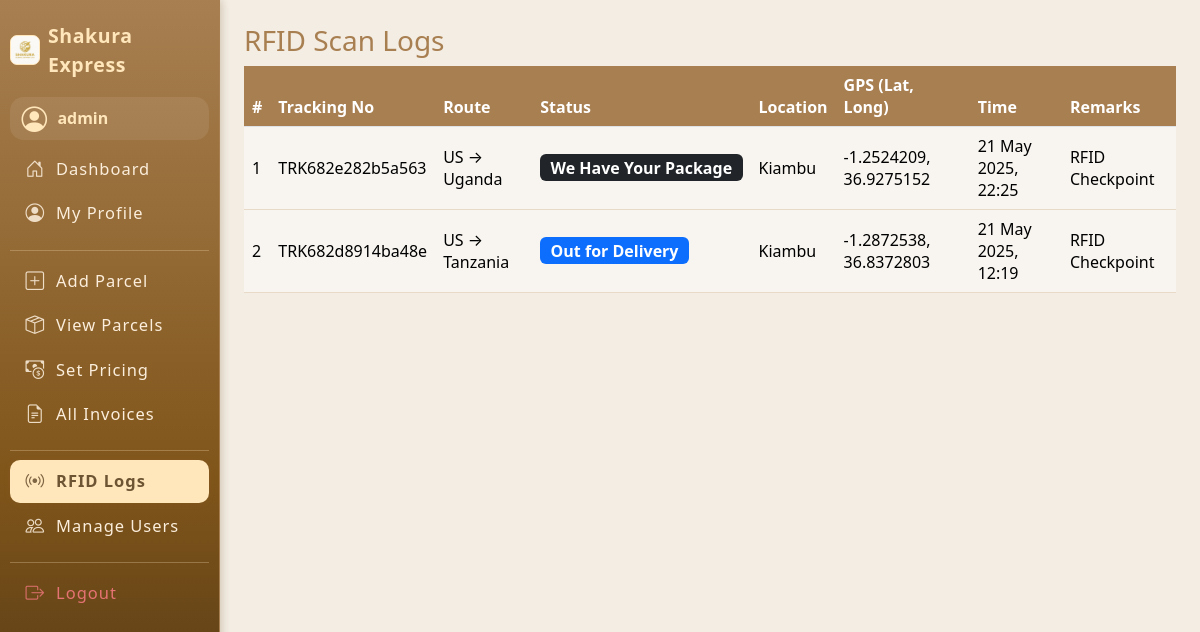
Page /rfid/logs.php (signed in) on the committed database.
### tables this page shows
CREATE TABLE `users` (
  `id` int(11) NOT NULL AUTO_INCREMENT,
  `username` varchar(50) NOT NULL,
  `password` varchar(255) NOT NULL,
  `email` varchar(100) NOT NULL,
  `role` enum('admin','staff','customer') NOT NULL,
  `full_name` varchar(100) NOT NULL,
  `phone` varchar(20) DEFAULT NULL,
  `created_at` datetime DEFAULT current_timestamp(),
  `address_line1` varchar(255) DEFAULT NULL,
  `address_line2` varchar(255) DEFAULT NULL,
  `city` varchar(100) DEFAULT NULL,
  `country` varchar(100) DEFAULT NULL,
  `zip_code` varchar(20) DEFAULT NULL,
  PRIMARY KEY (`id`),
  UNIQUE KEY `username` (`username`)
);

CREATE TABLE `parcel_logs` (
  `id` int(11) NOT NULL AUTO_INCREMENT,
  `parcel_id` int(11) DEFAULT NULL,
  `status` varchar(100) DEFAULT NULL,
  `location` varchar(100) DEFAULT NULL,
  `remarks` text DEFAULT NULL,
  `gps_lat` double DEFAULT NULL,
  `gps_long` double DEFAULT NULL,
  `log_type` enum('manual','rfid','gps') DEFAULT 'manual',
  `log_time` datetime DEFAULT current_timestamp(),
  PRIMARY KEY (`id`),
  KEY `parcel_id` (`parcel_id`),
  CONSTRAINT `parcel_logs_ibfk_1` FOREIGN KEY (`parcel_id`) REFERENCES `parcels` (`id`)
);

CREATE TABLE `parcels` (
  `id` int(11) NOT NULL AUTO_INCREMENT,
  `tracking_number` varchar(30) NOT NULL,
  `sender_id` int(11) DEFAULT NULL,
  `receiver_name` varchar(100) DEFAULT NULL,
  `receiver_phone` varchar(20) DEFAULT NULL,
  `dispatch_origin` enum('US','UK','China','Dubai','Netherlands') NOT NULL,
  `delivery_country` enum('Kenya','Uganda','Tanzania') NOT NULL,
  `actual_weight` float NOT NULL,
  `length_cm` float NOT NULL,
  `width_cm` float NOT NULL,
  `height_cm` float NOT NULL,
  `volumetric_weight` float NOT NULL,
  `chargeable_weight` float NOT NULL,
  `fragile` enum('Yes','No') DEFAULT 'No',
  `price_per_kg` float NOT NULL,
  `price` decimal(10,2) NOT NULL,
  `assigned_staff` int(11) DEFAULT NULL,
  `status` enum('Label Created','We Have Your Package','On the Way','Out for Delivery','Delivered') NOT NULL DEFAULT 'Label Created',
  `created_at` datetime DEFAULT current_timestamp(),
  `delivered_at` datetime DEFAULT NULL,
  PRIMARY KEY (`id`),
  UNIQUE KEY `tracking_number` (`tracking_number`),
  KEY `sender_id` (`sender_id`),
  KEY `assigned_staff` (`assigned_staff`),
  CONSTRAINT `parcels_ibfk_1` FOREIGN KEY (`sender_id`) REFERENCES `users` (`id`) ON DELETE SET NULL,
  CONSTRAINT `parcels_ibfk_2` FOREIGN KEY (`assigned_staff`) REFERENCES `users` (`id`) ON DELETE SET NULL
);

### rfid/logs.php (the view, shortened to what this page needs)
<?php
include '../includes/db.php';
include '../includes/sidebar.php';
$logs = $conn->query("
    SELECT pl.*,
        p.tracking_number,
        p.dispatch_origin,
        p.delivery_country
    FROM parcel_logs pl
    JOIN parcels p ON pl.parcel_id = p.id
    WHERE pl.log_type = 'rfid'
    ORDER BY pl.log_time DESC LIMIT 50
");
?>
<!DOCTYPE html>
<html lang="en">
<head>
    <link rel="stylesheet" href="/assets/css/style.css">
    <link rel="stylesheet" href="https://cdn.jsdelivr.net/npm/bootstrap@5.3.3/dist/css/bootstrap.min.css">
</head>
<body>
<div class="d-flex">
    <?php include '../includes/sidebar.php'; ?>
    <div class="container-fluid p-4">
        <h3 style="color:#a87f51;">RFID Scan Logs</h3>
        <div class="table-responsive">
        <table class="table table-brown table-hover align-middle">
            <thead>
                <tr>
                    <th>#</th>
                    <th>Tracking No</th>
                    <th>Route</th>
                    <th>Status</th>
                    <th>Location</th>
                    <th>GPS (Lat, Long)</th>
                    <th>Time</th>
                    <th>Remarks</th>
                </tr>
            </thead>
            <tbody>
                <?php $rownum=1; while($l = $logs->fetch_assoc()):
                    $gps_lat = ''; $gps_long = '';
                    if (preg_match('/GPS:\s*([\-0-9.]+),\s*([\-0-9.]+)/', $l['remarks'], $matches)) {
                        $gps_lat = $matches[1];
                        $gps_long = $matches[2];
                    }
                ?>
                <tr>
                    <td><?= $rownum++ ?></td>
                    <td><?= htmlspecialchars($l['tracking_number']) ?></td>
                    <td><?= htmlspecialchars($l['dispatch_origin']) ?> → <?= htmlspecialchars($l['delivery_country']) ?></td>
                    <td>
                        <?php
                            $badge = 'secondary';
                            $status = $l['status'];
                            if ($status == 'Delivered') $badge = 'success';
                            elseif ($status == 'Label Created') $badge = 'warning';
                            elseif ($status == 'On the Way') $badge = 'info';
                            elseif ($status == 'Out for Delivery') $badge = 'primary';
                            elseif ($status == 'We Have Your Package') $badge = 'dark';
                        ?>
                        <span class="badge bg-<?= $badge ?> badge-status"><?= htmlspecialchars($status) ?></span>
                    </td>
                    <td><?= htmlspecialchars($l['location']) ?></td>
                    <td>
                        <?php if($gps_lat && $gps_long): ?>
                            <?= htmlspecialchars($gps_lat) ?>, <?= htmlspecialchars($gps_long) ?>
                        <?php else: ?>
                            <span class="text-muted">-</span>
                        <?php endif; ?>
                    </td>
                    <td><?= date('d M Y, H:i', strtotime($l['log_time'])) ?></td>
                    <td>
                        <?php
                        $remark = preg_replace('/\(GPS:[^)]+\)/', '', $l['remarks']);
                        echo htmlspecialchars(trim($remark));
                        ?>
                    </td>
                </tr>
                <?php endwhile; ?>
            </tbody>
        </table>
        </div>
    </div>
</div>
</body>
</html>

### includes/sidebar.php (shortened to what this page needs)
<?php
$role = $_SESSION['role'];
$user_id = $_SESSION['user_id'] ?? null;
require_once '../includes/db.php';
$user_name = '';
if ($user_id) {
    $user_res = $conn->query("SELECT username FROM users WHERE id=$user_id");
    if ($user_res && $user_res->num_rows) {
        $u = $user_res->fetch_assoc();
        $user_name = htmlspecialchars($u['username']);
    }
}
?>
<head>
    <link rel="stylesheet" href="https://cdn.jsdelivr.net/npm/bootstrap-icons@1.11.3/font/bootstrap-icons.min.css">
    <link rel="stylesheet" href="../assets/css/style.css">
</head>
<nav class="sidebar">
    <div class="sidebar-brand">
        <img src="../assets/images/logo.jpeg" width="30" alt="Logo" style="border-radius:7px; background:#fff6eb; border:1.3px solid #ffe6bb;">
        <span>Shakura Express</span>
    </div>
    <div class="user-mini-profile mb-2">
        <i class="bi bi-person-circle"></i>
        <div class="user-details">
            <span><?= $user_name ?: ucfirst($role) ?></span>
        </div>
    </div>
    <ul class="nav flex-column">
        <?php if($role=='admin'): ?>
            <li><a href="../dashboards/admin_dashboard.php" class="nav-link<?=strpos($_SERVER['PHP_SELF'],'admin_dashboard.php')!==false?' active':''?>"><i class="bi bi-house-door"></i> Dashboard</a></li>
            <li><a href="../users/profile.php" class="nav-link<?=strpos($_SERVER['PHP_SELF'],'profile.php')!==false?' active':''?>"><i class="bi bi-person-circle"></i> My Profile</a></li>
            <hr>
            <li><a href="../parcels/add_parcel.php" class="nav-link<?=strpos($_SERVER['PHP_SELF'],'add_parcel.php')!==false?' active':''?>"><i class="bi bi-plus-square"></i> Add Parcel</a></li>
            <li><a href="../parcels/view_parcel.php" class="nav-link<?=strpos($_SERVER['PHP_SELF'],'view_parcel.php')!==false?' active':''?>"><i class="bi bi-box-seam"></i> View Parcels</a></li>
            <li><a href="../pricing/set_pricing.php" class="nav-link<?=strpos($_SERVER['PHP_SELF'],'set_pricing.php')!==false?' active':''?>"><i class="bi bi-cash-coin"></i> Set Pricing</a></li>
            <li><a href="../invoices/view_invoice.php" class="nav-link<?=strpos($_SERVER['PHP_SELF'],'view_invoice.php')!==false?' active':''?>"><i class="bi bi-file-earmark-text"></i> All Invoices</a></li>
            <hr>
            <li><a href="../rfid/logs.php" class="nav-link<?=strpos($_SERVER['PHP_SELF'],'logs.php')!==false?' active':''?>"><i class="bi bi-broadcast"></i> RFID Logs</a></li>
            <li><a href="../users/manage.php" class="nav-link<?=strpos($_SERVER['PHP_SELF'],'manage.php')!==false?' active':''?>"><i class="bi bi-people"></i> Manage Users</a></li>
        <?php endif; ?>
        <hr>
        <li><a href="../auth/logout.php" class="nav-link text-danger"><i class="bi bi-box-arrow-right"></i> Logout</a></li>
    </ul>
</nav>

### assets/css/style.css (style rules this page uses)
body { background-color: #f4ede3; }
.sidebar { min-width: 220px; }
.sidebar .nav-link.active, .sidebar .nav-link:hover { background: #a87f51; }
.table-brown th { background: #a87f51; color: white; }
.table-brown td { background: #f8f5f0; }
.sidebar { position: fixed; top: 0; left: 0; height: 100vh; width: 220px; background: linear-gradient(180deg, #a87f51 0%, #80551a 60%, #4b3415 100%); color: #fff; padding: 1.3rem 0.6rem 1rem 0.6rem; z-index: 1000; border-right: 1px solid #a87f51; box-shadow: 1px 0 9px rgba(108,78,42,0.15); display: flex; flex-direction: column; font-size: 1.01rem; min-height: 0; max-height: 100vh; overflow-y: auto; }
.sidebar-brand { font-size: 1.22rem; font-weight: 700; letter-spacing: .6px; margin-bottom: 1.1rem; color: #ffe6bb; display: flex; align-items:center; gap: 0.52rem; }
.sidebar .user-mini-profile { background: rgba(255,255,255,0.08); border-radius: .85rem; padding: .6rem .75rem .5rem .75rem; margin-bottom: 1.28rem; font-size: .96rem; display: flex; align-items: center; gap: 0.64rem; }
.sidebar .user-mini-profile .bi-person-circle { font-size: 1.6rem; color: #ffe6bb; }
.sidebar .user-mini-profile .user-details span { display: block; color: #ffe6bb; font-weight: 600; margin-bottom: 0; font-size: 1.04em; }
.sidebar .nav { flex: 1 1 auto; margin-bottom: 1.2rem; }
.sidebar .nav-link { color: #fbeedc; margin-bottom: .11rem; padding: .56rem 1rem; font-size: 1.03rem; border-radius: .62rem; display: flex; align-items: center; gap: .68rem; transition: background .14s, color .13s; font-weight: 500; letter-spacing: .06em; }
.sidebar .nav-link.active, .sidebar .nav-link:hover, .sidebar .nav-link:focus { color: #6d5433 !important; background: #ffe6bb !important; font-weight: 600; box-shadow: 0 1px 7px rgba(168,127,81,0.09); }
.sidebar .nav-link .bi { font-size: 1.13em; opacity: 0.88; }
.sidebar .nav-link.text-danger { color: #e57373 !important; }
.sidebar hr { border-color: #ffe6bb; opacity: 0.27; margin: 13px 0 9px 0; }
body { margin-left: 220px !important; }

### rfid/logs.php (style rules this page uses)
.table-brown thead { background: #a87f51; color: #fff; }
.table-brown tbody tr { border-bottom: 1.5px solid #e7dac6; }
.badge-status { font-size: 1em; }

### rows in the picture
users: username "admin admin"
parcel_logs: parcel.tracking_number "TRK682e282b5a563", parcel.dispatch_origin "US", parcel.delivery_country "Uganda", status "We Have Your Package", location "Kiambu", gps_lat "-1.2524209", gps_long "36.9275152", log_time "21 May 2025, 22:25", remarks "RFID Checkpoint"
parcel_logs: parcel.tracking_number "TRK682d8914ba48e", parcel.dispatch_origin "US", parcel.delivery_country "Tanzania", status "Out for Delivery", location "Kiambu", gps_lat "-1.2872538", gps_long "36.8372803", log_time "21 May 2025, 12:19", remarks "RFID Checkpoint"
